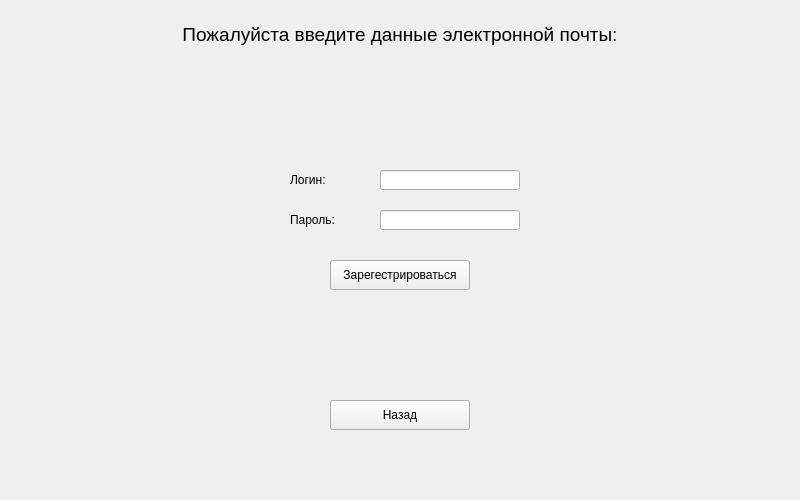
<?xml version="1.0" encoding="UTF-8"?>
<ui version="4.0">
 <class>Registration</class>
 <widget class="QWidget" name="Registration">
  <property name="geometry">
   <rect>
    <x>0</x>
    <y>0</y>
    <width>800</width>
    <height>500</height>
   </rect>
  </property>
  <property name="windowTitle">
   <string>Form</string>
  </property>
  <widget class="QLabel" name="label">
   <property name="geometry">
    <rect>
     <x>0</x>
     <y>20</y>
     <width>800</width>
     <height>30</height>
    </rect>
   </property>
   <property name="toolTip">
    <string>&lt;html&gt;&lt;head/&gt;&lt;body&gt;&lt;p align=&quot;center&quot;&gt;&lt;br/&gt;&lt;/p&gt;&lt;/body&gt;&lt;/html&gt;</string>
   </property>
   <property name="text">
    <string>&lt;html&gt;&lt;head/&gt;&lt;body&gt;&lt;p align=&quot;center&quot;&gt;&lt;span style=&quot; font-size:14pt;&quot;&gt;Пожалуйста введите данные электронной почты:&lt;/span&gt;&lt;/p&gt;&lt;/body&gt;&lt;/html&gt;</string>
   </property>
  </widget>
  <widget class="QPushButton" name="pushButton">
   <property name="geometry">
    <rect>
     <x>330</x>
     <y>400</y>
     <width>140</width>
     <height>30</height>
    </rect>
   </property>
   <property name="text">
    <string>Назад</string>
   </property>
  </widget>
  <widget class="QPushButton" name="pushButton_2">
   <property name="geometry">
    <rect>
     <x>330</x>
     <y>260</y>
     <width>140</width>
     <height>30</height>
    </rect>
   </property>
   <property name="text">
    <string>Зарегестрироваться</string>
   </property>
  </widget>
  <widget class="QLineEdit" name="lineEdit">
   <property name="geometry">
    <rect>
     <x>380</x>
     <y>210</y>
     <width>140</width>
     <height>20</height>
    </rect>
   </property>
  </widget>
  <widget class="QLineEdit" name="lineEdit_2">
   <property name="geometry">
    <rect>
     <x>380</x>
     <y>170</y>
     <width>140</width>
     <height>20</height>
    </rect>
   </property>
  </widget>
  <widget class="QLabel" name="label_2">
   <property name="geometry">
    <rect>
     <x>290</x>
     <y>170</y>
     <width>47</width>
     <height>20</height>
    </rect>
   </property>
   <property name="text">
    <string>Логин:</string>
   </property>
  </widget>
  <widget class="QLabel" name="label_3">
   <property name="geometry">
    <rect>
     <x>290</x>
     <y>210</y>
     <width>47</width>
     <height>20</height>
    </rect>
   </property>
   <property name="text">
    <string>Пароль:</string>
   </property>
  </widget>
 </widget>
 <resources/>
 <connections/>
</ui>
